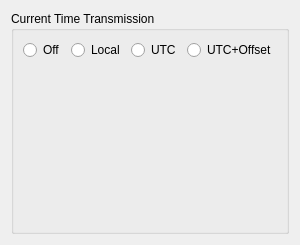
        <widget class="QWidget" name="tabMiscellaneous">
         <attribute name="title">
          <string>Miscellaneous</string>
         </attribute>
         <layout class="QVBoxLayout" name="verticalLayout_4">
          <property name="spacing">
           <number>6</number>
          </property>
          <property name="margin">
           <number>11</number>
          </property>
          <item>
           <widget class="QGroupBox" name="GroupBoxCurrentTime">
            <property name="title">
             <string>Current Time Transmission</string>
            </property>
            <layout class="QVBoxLayout" name="verticalLayout_8">
             <item>
              <layout class="QHBoxLayout" name="horizontalLayout_4">
               <item>
                <widget class="QRadioButton" name="RadioButtonCurTimeOff">
                 <property name="text">
                  <string>Off</string>
                 </property>
                 <attribute name="buttonGroup">
                  <string notr="true">ButtonGroupCurrentTime</string>
                 </attribute>
                </widget>
               </item>
               <item>
                <widget class="QRadioButton" name="RadioButtonCurTimeLocal">
                 <property name="text">
                  <string>Local</string>
                 </property>
                 <attribute name="buttonGroup">
                  <string notr="true">ButtonGroupCurrentTime</string>
                 </attribute>
                </widget>
               </item>
               <item>
                <widget class="QRadioButton" name="RadioButtonCurTimeUTC">
                 <property name="text">
                  <string>UTC</string>
                 </property>
                 <attribute name="buttonGroup">
                  <string notr="true">ButtonGroupCurrentTime</string>
                 </attribute>
                </widget>
               </item>
               <item>
                <widget class="QRadioButton" name="RadioButtonCurTimeUTCOffset">
                 <property name="text">
                  <string>UTC+Offset</string>
                 </property>
                 <attribute name="buttonGroup">
                  <string notr="true">ButtonGroupCurrentTime</string>
                 </attribute>
                </widget>
               </item>
              </layout>
             </item>
             <item>
              <spacer name="verticalSpacer_4">
               <property name="orientation">
                <enum>Qt::Vertical</enum>
               </property>
               <property name="sizeHint" stdset="0">
                <size>
                 <width>20</width>
                 <height>162</height>
                </size>
               </property>
              </spacer>
             </item>
            </layout>
           </widget>
          </item>
         </layout>
        </widget>
